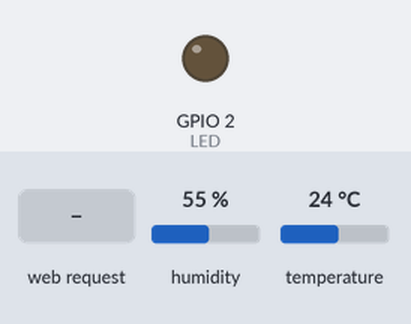
A sketch run on a simulated ESP32. Parts: output pins drawn as LEDs (lit = HIGH). The inputs (shaded band) are chosen by the test bench; at power-on: humidity 55 %, temperature 24 °C. WiFi joins after 1.5 s; servers stay silent unless stated; what the sketch prints to the serial monitor is not drawn.

Above: at 2.7 s.
2.8 s: HTTP request GET /LED=ON received
At 3.3 s:
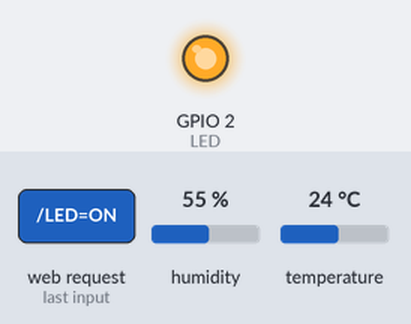
4.3 s: HTTP request GET /LED=OFF received
At 5.6 s:
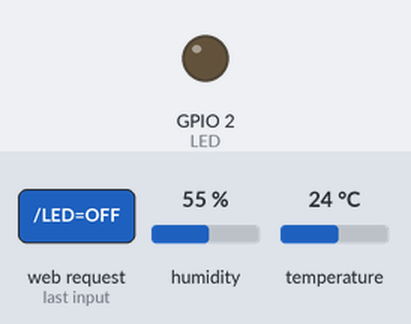
Timing chart, 0 to 7.3 s (numbered marks = the images above; inputs shaded):
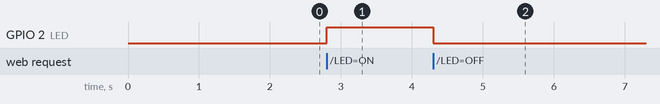

The sketch:

trabajo.ino
```cpp
#include <Arduino.h>
#include <WiFi.h>

#include "DHT.h"
#define DHTTYPE DHT11  // DHT 11

const char* ssid = "mamp.mc";
const char* password = "123456789";

#define LED 2 // LED
// DHT Sensor
uint8_t DHTPin = 4;

// Initialize DHT sensor.
DHT dht(DHTPin, DHTTYPE);

float Temperature;
float Humidity;

WiFiServer server(80);

void setup() {
 dht.begin();
 Serial.begin(115200);
 delay(10);

 pinMode(LED, OUTPUT);
 digitalWrite(LED, LOW); //LED apagado

 // Connect to WiFi network
 Serial.println();
 Serial.println();
 Serial.print("Connecting to ");
 Serial.println(ssid);

 WiFi.begin(ssid, password);

 while (WiFi.status() != WL_CONNECTED) {
   delay(500);
   Serial.print(".");
 }
 Serial.println("");
 Serial.println("WiFi connected");

 // Start the server
 server.begin();
 Serial.println("Server started");

 // Print the IP address
 Serial.print("Use this URL to connect: ");
 Serial.print("http://");
 Serial.print(WiFi.localIP());
 Serial.println("/");

}

void loop() {
 Temperature = dht.readTemperature(); // Gets the values of the temperature
 Humidity = dht.readHumidity(); // Gets the values of the humidity
 // Check if a client has connected
 WiFiClient client = server.available();
 if (!client) {
   return;
 }

 // Wait until the client sends some data
 Serial.println("new client");
 while(!client.available()){
   delay(1);
 }

 // Read the first line of the request
 String request = client.readStringUntil('\r');
 Serial.println(request);
 client.flush();

 // Match the request

 int value = HIGH;
 if (request.indexOf("/LED=ON") != -1)  {
   digitalWrite(LED, HIGH);
   value = HIGH;
 }
 if (request.indexOf("/LED=OFF") != -1)  {
   digitalWrite(LED, LOW);
   value = LOW;
 }

 // Return the response
 client.println("HTTP/1.1 200 OK");
 client.println("Content-Type: text/html");
 client.println(""); //  do not forget this one
 client.println("<!DOCTYPE HTML>");
 client.println("<html>");

 client.print("LED is now: ");

 if(value == LOW) {
   client.print("Off");
 } else {
   client.print("On");
 }
 client.println("<br><br>");
 client.println("<a href=\"/LED=ON\"\"><button>Turn On </button></arduino-sht>");
 client.println("<a href=\"/LED=OFF\"\"><button>Turn Off </button></a><br />");
 client.println("</html>");

 client.println("<br><br>");
 client.print("Temperature: ");
 client.print(Temperature);
 client.print("C");
 client.println("<br><br>");
 client.print("Humidity: ");
 client.print(Humidity);
 client.print("%");

 delay(1);
 Serial.println("Client disconnected");
 Serial.println("");

}
```

Measured:
- after the input at 2.8 s, GPIO 2 (LED): LOW → HIGH at once
- after the input at 4.3 s, GPIO 2 (LED): HIGH → LOW at once
